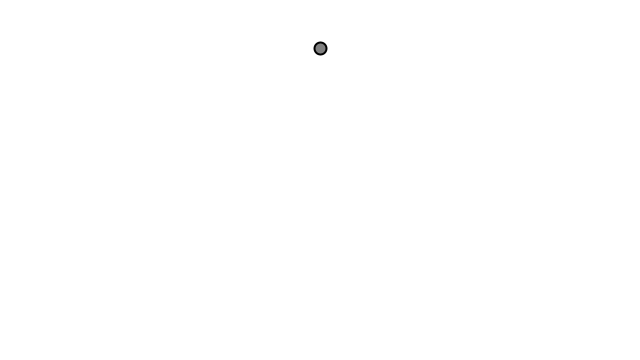
Frame 1 (no input)
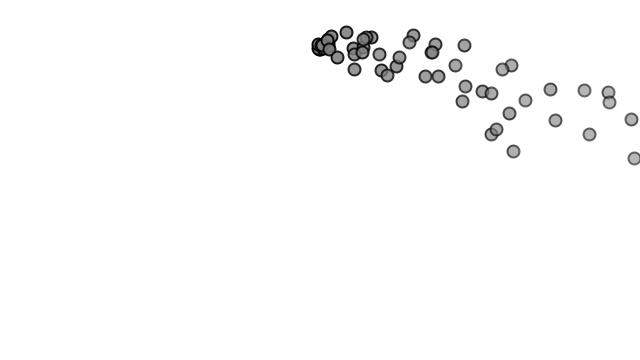
Frame 60 (the mouse pressed at the canvas centre just before this capture)
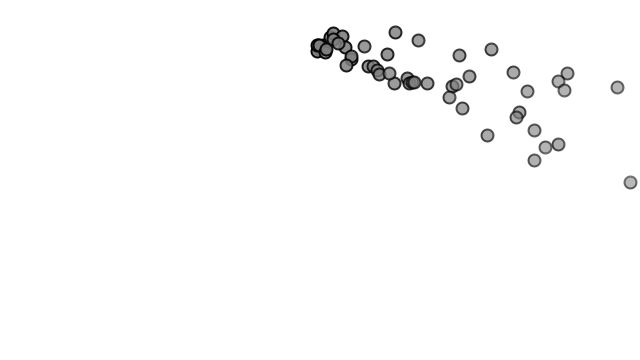
Frame 120 (the mouse held since frame 60 and released just before this capture)

The Processing sketch that drew these frames (run headless with seeded random() and noise(); from frame 60 on, the mouse is pressed at the canvas centre):

// Processing sketch: ParticleSystemForces
// ── ParticleSystemForces.pde
ParticleSystem ps;

void setup() {
  size(640, 360);

  ps = new ParticleSystem(new PVector(width / 2, 50));
}

void draw() {
  background(255);

  // Apply wind and gravity forces to all Particles
  // 将风力和重力应用到粒子上
  PVector wind = new PVector(0.2, 0);

  ps.applyForce(wind);

  PVector gravity = new PVector(0, 0.1);

  ps.applyForce(gravity);

  ps.addParticle();

  ps.run();
}

// ── Particle.pde
class Particle {
  PVector location;

  PVector velocity;

  PVector acceleration;

  float lifespan;

  float mass = 1;

  Particle(PVector l) {
    acceleration = new PVector(0, 0);

    velocity = new PVector(random(-1, 1), random(-2, 0));

    location = l.copy();

    lifespan = 255.0;
  }

  void run() {
    update();

    display();
  }

  // 粒子因所受力改变加速度
  void applyForce(PVector force) {
    PVector f = force.copy();

    f.div(mass);

    acceleration.add(f);
  }

  // Method to update location
  // 更新位置、速度并重设加速度
  void update() {
    velocity.add(acceleration);

    location.add(velocity);

    acceleration.mult(0);

    lifespan -= 2.0;
  }

  // Method to display
  void display() {
    stroke(0, lifespan);

    strokeWeight(2);

    fill(127, lifespan);

    ellipse(location.x, location.y, 12, 12);
  }

  // Is the particle still useful?
  boolean isDead() {
    if (lifespan < 0.0) {
      return true;
    } else {
      return false;
    }
  }
}

// ── ParticleSystem.pde
class ParticleSystem {
  ArrayList<Particle> particles;

  PVector origin;

  ParticleSystem(PVector location) {
    origin = location.copy();

    particles = new ArrayList<Particle>();
  }

  void addParticle() {
    particles.add(new Particle(origin));
  }

  // A function to apply a force to all Particles
  void applyForce(PVector f) {
    // 粒子系统中所有粒子都会受到力
    for (Particle p : particles) {
      p.applyForce(f);
    }
  }

  void run() {
    for (int i = particles.size() - 1; i >= 0; --i) {
      Particle p = particles.get(i);

      p.run();

      if (p.isDead()) {
        particles.remove(i);
      }
    }
  }
}
